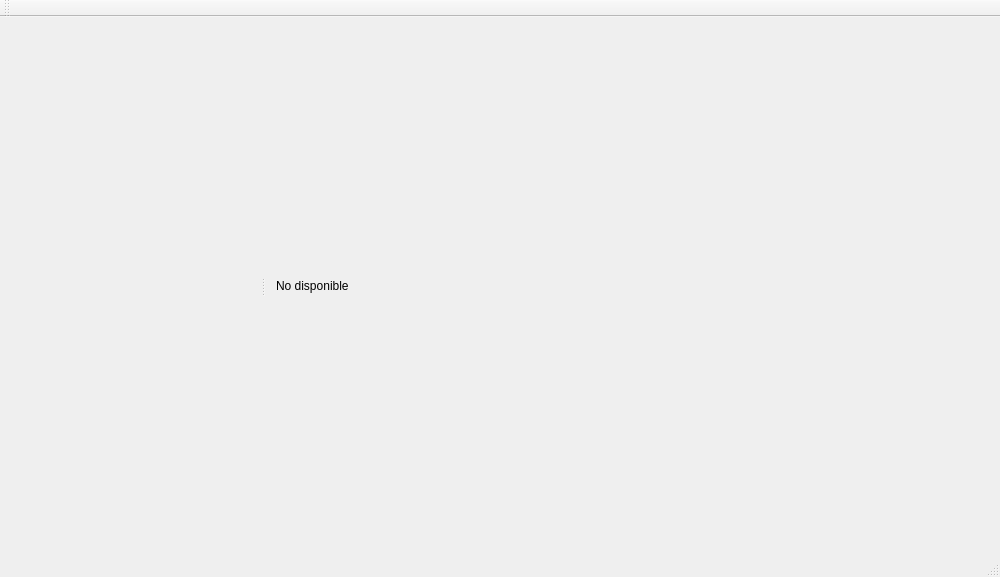
<?xml version="1.0" encoding="UTF-8"?>
<ui version="4.0">
 <class>MainWindow</class>
 <widget class="QMainWindow" name="MainWindow">
  <property name="geometry">
   <rect>
    <x>0</x>
    <y>0</y>
    <width>1000</width>
    <height>577</height>
   </rect>
  </property>
  <property name="minimumSize">
   <size>
    <width>1000</width>
    <height>0</height>
   </size>
  </property>
  <property name="windowTitle">
   <string>MainWindow</string>
  </property>
  <widget class="QWidget" name="centralWidget">
   <layout class="QHBoxLayout" name="horizontalLayout">
    <item>
     <widget class="QSplitter" name="splitter">
      <property name="orientation">
       <enum>Qt::Horizontal</enum>
      </property>
      <widget class="QfNavBar" name="navbar" native="true">
       <property name="sizePolicy">
        <sizepolicy hsizetype="Minimum" vsizetype="Preferred">
         <horstretch>0</horstretch>
         <verstretch>0</verstretch>
        </sizepolicy>
       </property>
       <property name="maximumSize">
        <size>
         <width>250</width>
         <height>16777215</height>
        </size>
       </property>
       <property name="styleSheet">
        <string notr="true">
font: 75 italic 14pt &quot;Ubuntu&quot;;
/*
border: 4px solid black;
border-radius:25px;
*/</string>
       </property>
      </widget>
      <widget class="QStackedWidget" name="stackedWidget">
       <property name="sizePolicy">
        <sizepolicy hsizetype="Maximum" vsizetype="Preferred">
         <horstretch>0</horstretch>
         <verstretch>0</verstretch>
        </sizepolicy>
       </property>
       <property name="currentIndex">
        <number>0</number>
       </property>
       <widget class="QWidget" name="page">
        <layout class="QVBoxLayout" name="verticalLayout_2">
         <item>
          <layout class="QVBoxLayout" name="verticalLayout">
           <item>
            <widget class="QLabel" name="label">
             <property name="text">
              <string>No disponible</string>
             </property>
            </widget>
           </item>
          </layout>
         </item>
        </layout>
       </widget>
      </widget>
     </widget>
    </item>
   </layout>
  </widget>
  <widget class="QMenuBar" name="menuBar">
   <property name="geometry">
    <rect>
     <x>0</x>
     <y>0</y>
     <width>1000</width>
     <height>25</height>
    </rect>
   </property>
  </widget>
  <widget class="QToolBar" name="mainToolBar">
   <attribute name="toolBarArea">
    <enum>TopToolBarArea</enum>
   </attribute>
   <attribute name="toolBarBreak">
    <bool>false</bool>
   </attribute>
  </widget>
  <widget class="QStatusBar" name="statusBar"/>
 </widget>
 <layoutdefault spacing="6" margin="11"/>
 <customwidgets>
  <customwidget>
   <class>QfNavBar</class>
   <extends>QWidget</extends>
   <header location="global">/home/ai/test/balanMacV4/complementos/QfNavBar/qf_navbar.h</header>
   <container>1</container>
  </customwidget>
 </customwidgets>
 <resources/>
 <connections/>
</ui>
